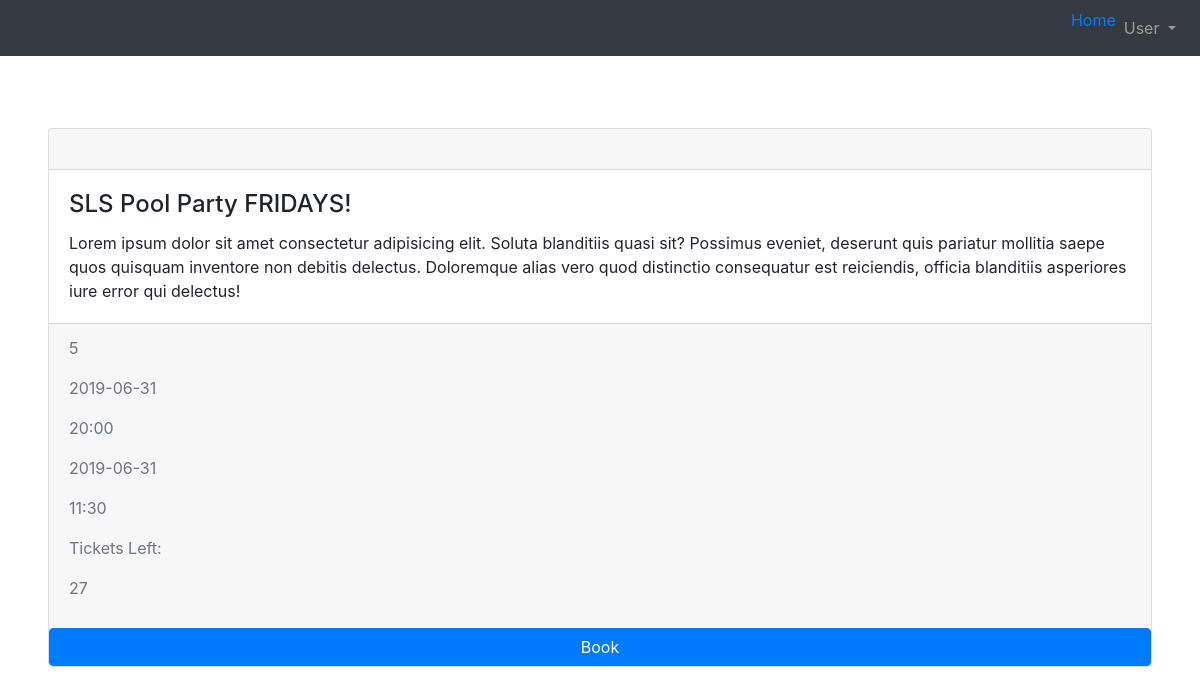
/event/2, run on an earlier commit of the app's database.
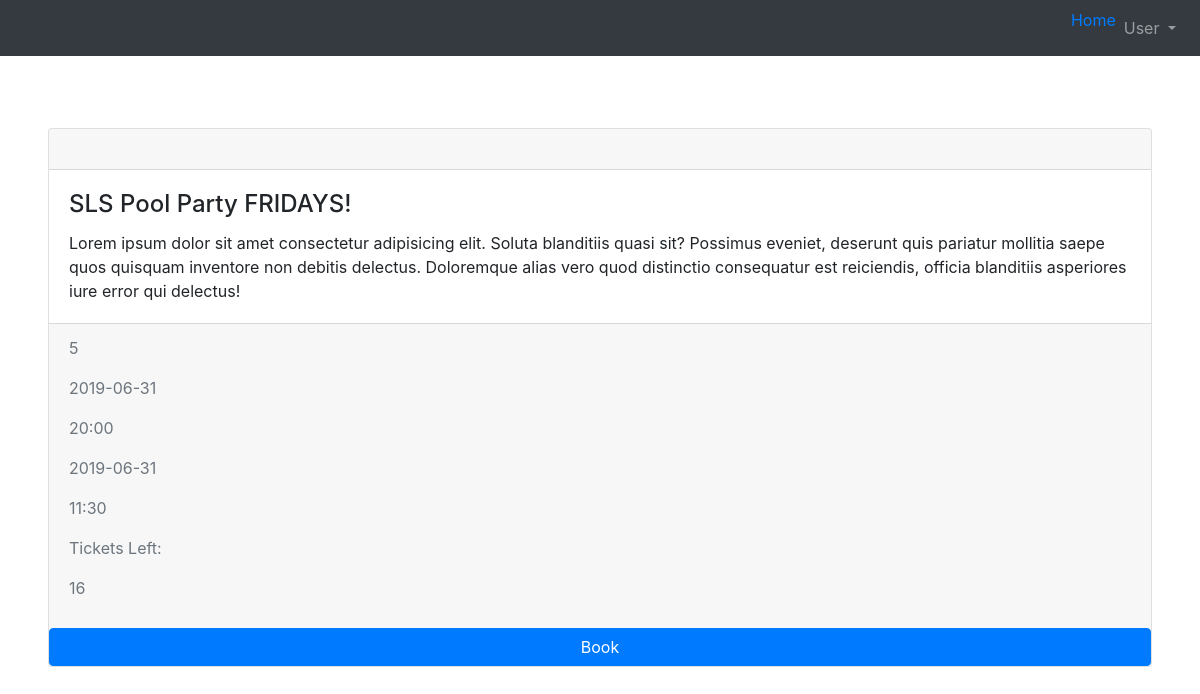
And on a later commit of the database.
### tables this page shows
CREATE TABLE 'events' ( eventID INTEGER PRIMARY KEY AUTOINCREMENT NOT NULL,'eventName' VARCHAR NOT NULL,'ticketsLeft' INTEGER NOT NULL,
  type VARCHAR NOT NULL,'startDate' date NOT NULL,'endDate' date NOT NULL,
  description VARCHAR NOT NULL,
  venueID INTEGER NOT NULL,
  adminID INTEGER NOT NULL
, 'endTime'  time NOT NULL  , 'startTime'  time NOT NULL  );

### application.py (the view, shortened to what this page needs)
@app.route("/event/<eventID>", methods=["GET", "POST"])
def event(eventID):
    if request.method == "GET":
        if not eventID or eventID.isdigit() is False:
            return redirect("/")
        else:
            event = db.execute(eventQry, eventID=eventID)
            if len(event) != 1:
                return redirect("/")
            else:
                return render_template("event.html", event=event[0])

### application.py (called while the page is built)
@app.after_request
def after_request(response):
    response.headers["Cache-Control"] = "no-cache, no-store, must-revalidate"
    response.headers["Expires"] = 0
    response.headers["Pragma"] = "no-cache"
    return response

### templates/event.html (shortened to what this page needs)
{% extends "base.html" %}
{% block body %}
<br>
<div class="card" centered>
    <div class="card-header">
    </div>
    <div class="card-body">
        <h4 class="card-title">{{ event.eventName }}</h4>
        <p class="card-text">{{ event.description }}</p>
    </div>
    <div class="card-footer text-muted">
        <p>{{event.venueID}}</p>
        <p>{{event.startDate}}</p>
        <p>{{event.startTime}}</p>
        <p>{{event.endDate}}</p>
        <p>{{event.endTime}}</p>
        <p>Tickets Left:</p>
        <p>{{ event.ticketsLeft }}</p>
    </div>
        <a href="{{ '/book/%s'%event.eventID|urlencode }}" class="btn btn-primary">Book</a>
    </div>
{%endblock %}

What changed in the data, as far as the page shows it:
changed events "SLS Pool Party FRIDAYS!": ticketsLeft "27" → "16"
